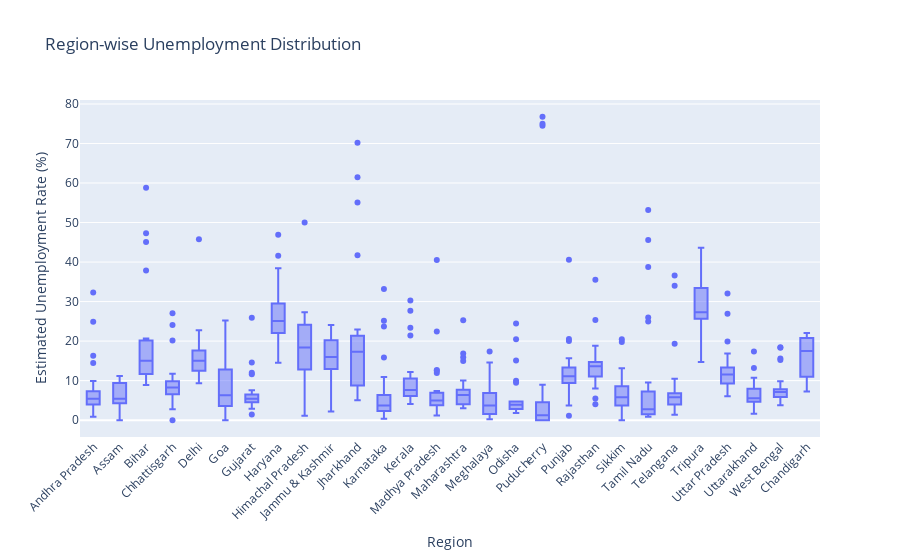

Here is the notebook cell this chart was saved with:
### Code cell
fig = px.box(
india_df,
x='Region',
y='Estimated Unemployment Rate (%)',
title='Region-wise Unemployment Distribution'
)


fig.update_layout(xaxis_tickangle=-45)
fig.show()

### Figure 1 — Plotly figure (JSON) as saved in the notebook; plotly's stock layout.template omitted (floating-point values rounded to 4 significant figures; data arrays with more than 128 entries replaced by an {"elided": "..."} marker saying what was removed)
{"data": [{"alignmentgroup": "True", "hovertemplate": "Region=%{x}<br>Estimated Unemployment Rate (%)=%{y}<extra></extra>", "legendgroup": "", "marker": {"color": "#636efa"}, "name": "", "notched": false, "offsetgroup": "", "orientation": "v", "showlegend": false, "type": "box", "x": {"elided": "740 str values"}, "x0": " ", "xaxis": "x", "y": {"elided": "740 float values"}, "y0": " ", "yaxis": "y"}], "layout": {"boxmode": "group", "legend": {"tracegroupgap": 0}, "title": {"text": "Region-wise Unemployment Distribution"}, "xaxis": {"anchor": "y", "domain": [0, 1], "tickangle": -45, "title": {"text": "Region"}}, "yaxis": {"anchor": "x", "domain": [0, 1], "title": {"text": "Estimated Unemployment Rate (%)"}}}}
